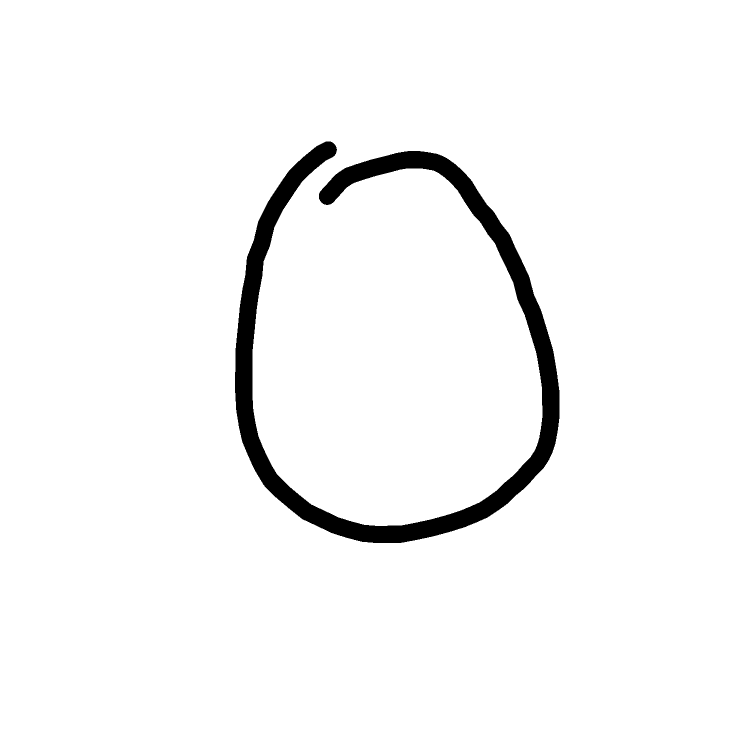
#> input picture data/custom_digit/digit_0_1.bmp, 1500 x 1500 px (shown at 1/2 size)
$ python utils.py data/custom_digit out
#> lines starting #> are read from the running program, lines starting #| are printed output that depends on the picture; after the words box and inside, x2 and y2 are one past the last pixel; in counts of white or black regions, pixels touching at a corner belong together
#!/usr/bin/env python3
# -*- coding: utf-8 -*-
"""
Created on Tue Jan 13 15:11:20 2026

@author: mhurtubise
"""

import cv2
import numpy as np
import os

def convert_to_mnist(image_path):
    # 1. Load the image in grayscale
#> called with image_path = 'data/custom_digit/digit_0_1.bmp'
    img = cv2.imread(image_path, cv2.IMREAD_GRAYSCALE)
#> img: shape (1500, 1500); 96.6% white; 1 black region, box (x1, y1, x2, y2) and area: (470, 283, 1119, 1086) 77489

    if img is None:
        raise ValueError("Image not found or path is incorrect")

    # 2. Invert if necessary (MNIST: digit is white on black background)
    if np.mean(img) > 127:  # mostly white background
        img = 255 - img
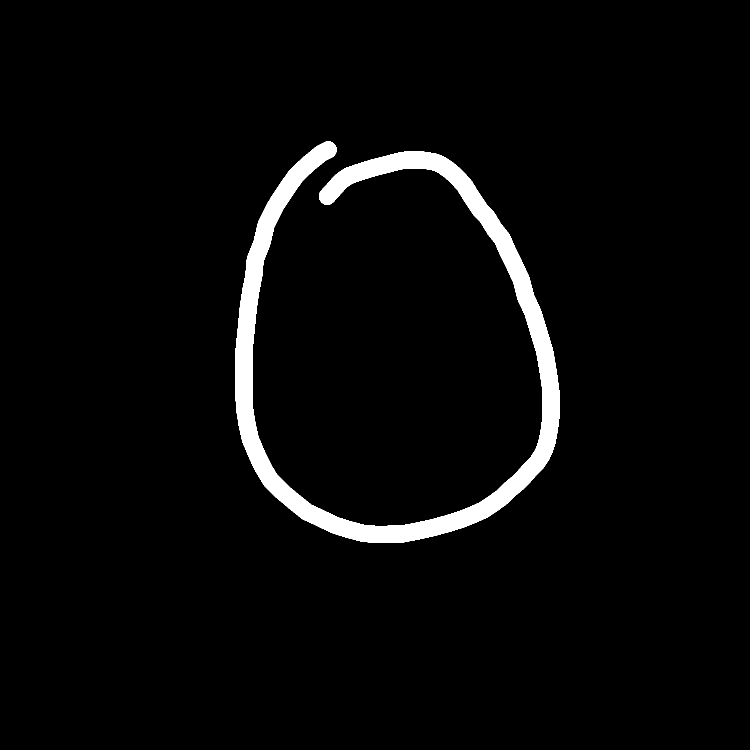
#> img: shape (1500, 1500) (shown at 1/2 size); 3.4% white; 1 white region, box (x1, y1, x2, y2) and area: (470, 283, 1119, 1086) 77489

    # 3. Threshold to make sure digit is clear
    _, img = cv2.threshold(img, 127, 255, cv2.THRESH_BINARY)

    # 4. Find bounding box of the digit
    coords = cv2.findNonZero(img)
#> coords = contour of 77489 points, box (x1, y1, x2, y2) (470, 283, 1119, 1086), area 39622
    x, y, w, h = cv2.boundingRect(coords)
#> x = 470; y = 283; w = 649; h = 803
    digit = img[y:y+h, x:x+w]
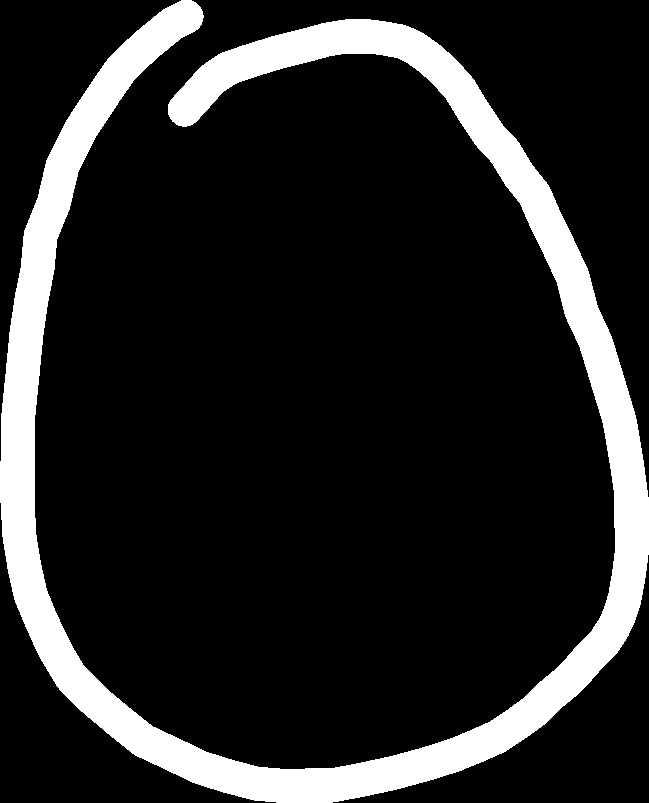
#> digit: shape (803, 649); 14.9% white; 1 white region, box (x1, y1, x2, y2) and area: (0, 0, 649, 803) 77489

    # 5. Resize while keeping aspect ratio
    if w > h:
        new_w = 20
        new_h = int(h * (20 / w))
    else:
        new_h = 20
        new_w = int(w * (20 / h))
#> new_w = 16

    digit_resized = cv2.resize(digit, (new_w, new_h), interpolation=cv2.INTER_AREA)

    # 6. Pad to 28x28
    top = (28 - new_h) // 2
    bottom = 28 - new_h - top
    left = (28 - new_w) // 2
#> left = 6
    right = 28 - new_w - left
#> right = 6

    mnist_img = cv2.copyMakeBorder(digit_resized, top, bottom, left, right, cv2.BORDER_CONSTANT, value=0)
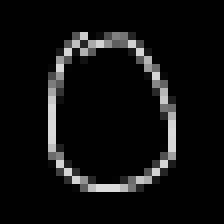
#> mnist_img: shape (28, 28) (shown 8 times larger); min 0, max 220, mean 15.5

    return mnist_img

def convert_folder(input_folder, output_folder):
    for filename in os.listdir(input_folder):
        if filename.lower().endswith((".png", ".jpg", ".jpeg", ".bmp")):  # only images
            input_path = os.path.join(input_folder, filename)
            output_path = os.path.join(output_folder, filename)

            try:
                mnist_img = convert_to_mnist(input_path)
                cv2.imwrite(output_path, mnist_img)
                print(f"Converted {filename}")
            except Exception as e:
                print(f"Failed to convert {filename}: {e}")
#> pass 2 of the loop in convert_folder, `for filename in os.listdir(input_folder):`:
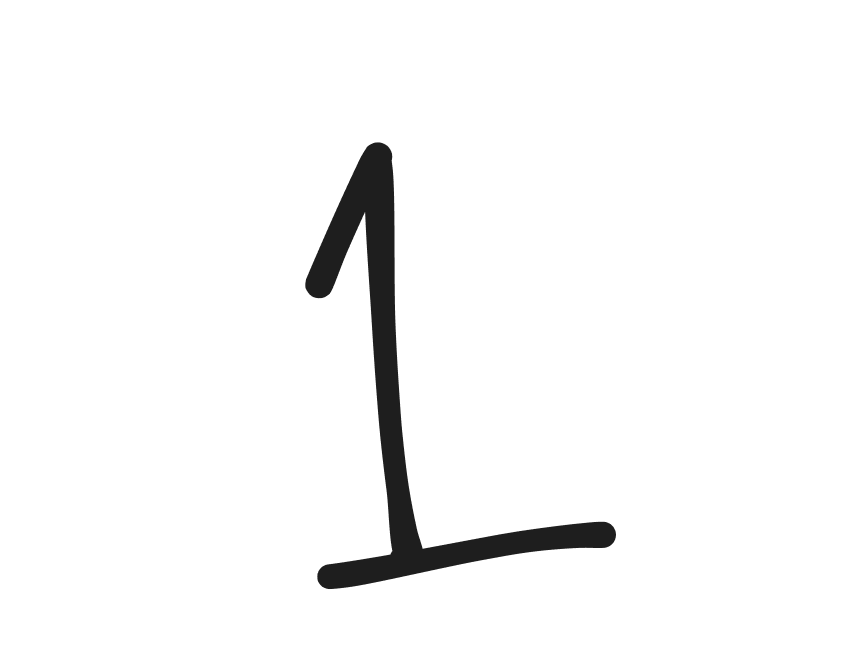
#> input picture data/custom_digit/digit_1_11.bmp, 1722 x 1324 px (shown at 1/2 size)
#> in convert_to_mnist, img is the input picture: shape (1324, 1722); min 30, max 255, mean 246.8
#> in convert_to_mnist (call 2), `_, img = cv2.threshold(img, 127, 255, cv2.THRESH_BINARY)`:
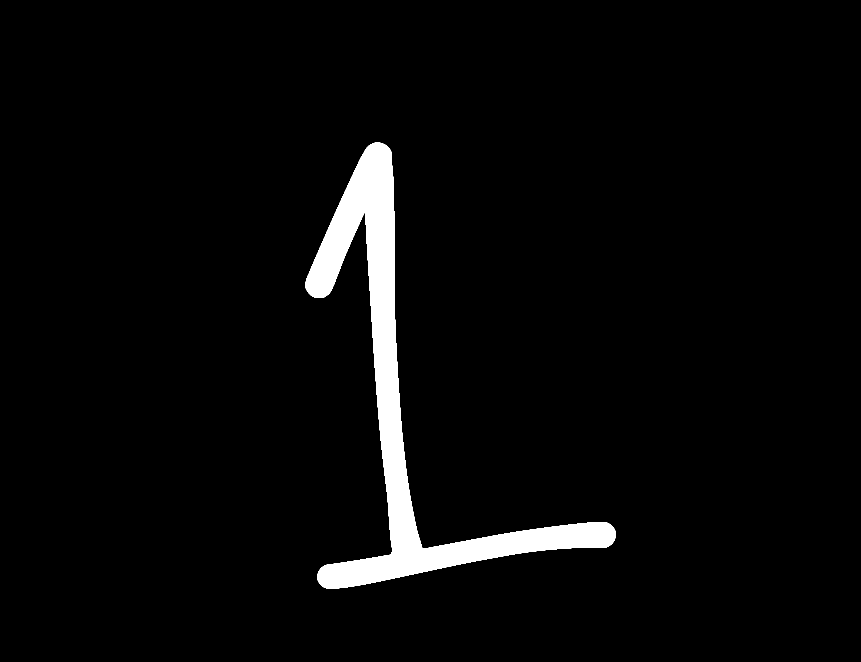
#> img: shape (1324, 1722) (shown at 1/2 size); 3.6% white; 1 white region, box (x1, y1, x2, y2) and area: (611, 285, 1232, 1178) 82311
#> coords = contour of 82311 points, box (x1, y1, x2, y2) (611, 285, 1232, 1178), area 59542
#> x = 611; y = 285; w = 621; h = 893
#> digit: shape (893, 621); 14.8% white; 1 white region, box (x1, y1, x2, y2) and area: (0, 0, 621, 893) 82311
#> new_w = 13
#> left = 7
#> right = 8
#> in convert_to_mnist (call 2), `mnist_img = cv2.copyMakeBorder(digit_resized, top, bottom, left, right..`:
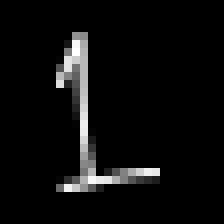
#> mnist_img: shape (28, 28) (shown 8 times larger); min 0, max 255, mean 12.6
#> pass 3 of the loop in convert_folder, `for filename in os.listdir(input_folder):`:
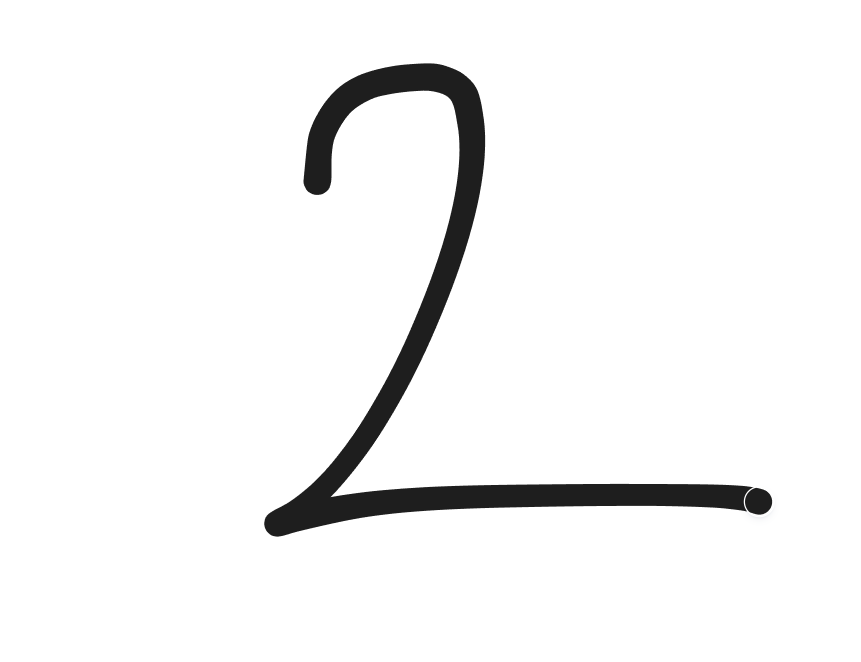
#> input picture data/custom_digit/digit_2_17.bmp, 1722 x 1324 px (shown at 1/2 size)
#> in convert_to_mnist (call 3), `_, img = cv2.threshold(img, 127, 255, cv2.THRESH_BINARY)`:
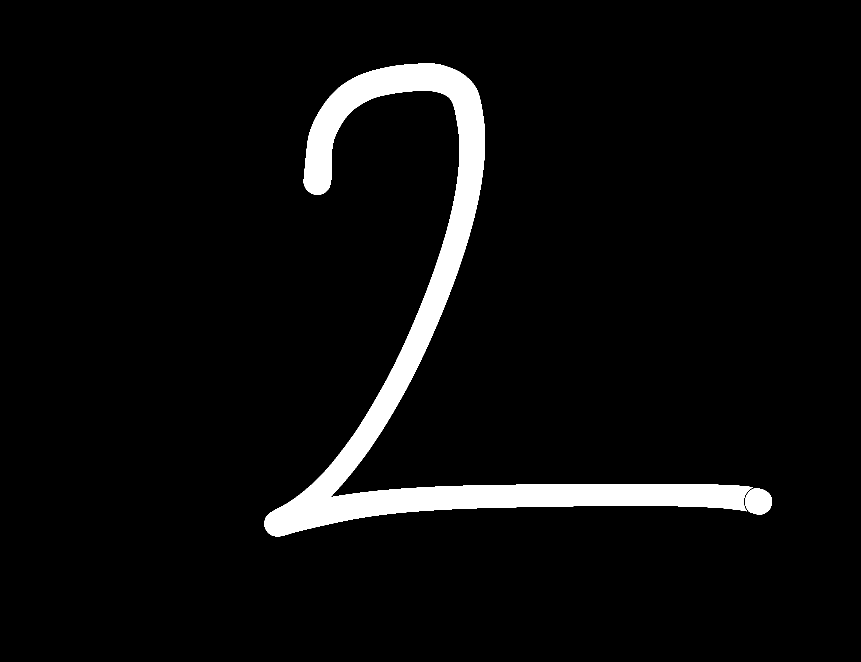
#> img: shape (1324, 1722) (shown at 1/2 size); 5% white; 2 white regions, box (x1, y1, x2, y2) and area: (529, 127, 1505, 1073) 111576, (1490, 976, 1544, 1029) 2256
#> coords = contour of 113832 points, box (x1, y1, x2, y2) (529, 127, 1544, 1073), area 116744
#> x = 529; y = 127; w = 1015; h = 946
#> digit: shape (946, 1015); 11.9% white; 2 white regions, box (x1, y1, x2, y2) and area: (0, 0, 976, 946) 111576, (961, 849, 1015, 902) 2256
#> new_h = 18
#> top = 5
#> in convert_to_mnist (call 3), `mnist_img = cv2.copyMakeBorder(digit_resized, top, bottom, left, right..`:
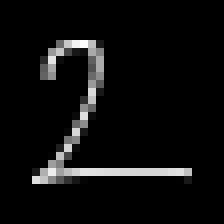
#> mnist_img: shape (28, 28) (shown 8 times larger); min 0, max 252, mean 13.9
#> the loop made 4 passes; the first 3 are shown
    return

if __name__ == "__main__":
    import argparse

    parser = argparse.ArgumentParser(description="Convert folder of images to MNIST format")
    parser.add_argument("input_folder", type=str, help="Path to input folder with original images")
    parser.add_argument("output_folder", type=str, help="Path to output folder for MNIST-style images")

    args = parser.parse_args()

    # Call your function
    convert_folder(args.input_folder, args.output_folder)
